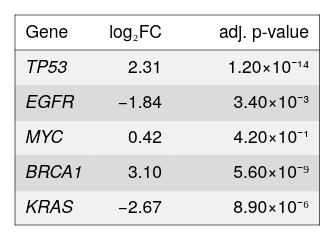

Describe this chart as a Vega-Lite specification.
### Vega-Lite specification from a JSON file in a GitHub repository (floating-point values rounded to 4 significant figures)
{"background": null, "config": {"arc": {"fill": "#DBDBDB", "fillOpacity": 1.0, "innerRadius": 25.0, "padAngle": 0.03, "stroke": "black", "strokeOpacity": 1, "strokeWidth": 0.25}, "area": {"fill": "#DBDBDB", "fillOpacity": 1.0, "stroke": "black", "strokeOpacity": 1, "strokeWidth": 0.25}, "axis": {"domain": true, "domainCap": "round", "domainColor": "black", "domainWidth": 0.25, "grid": false, "gridCap": "round", "gridColor": "#F1F1F1", "gridDash": [0, 0], "gridOpacity": 1.0, "gridWidth": 0.25, "labelColor": "black", "labelFont": "Helvetica Neue", "labelFontSize": 7, "labelFontStyle": "normal", "labelFontWeight": 400, "offset": 4.5, "ticks": true, "tickCap": "round", "tickColor": "black", "tickRound": false, "tickSize": 3, "tickWidth": 0.25, "titleColor": "black", "titleFont": "Helvetica Neue", "titleFontSize": 7, "titleFontStyle": "normal", "titleFontWeight": 400}, "axisX": {"domain": true, "labelAlign": "center", "labelAngle": 0, "labels": true, "ticks": true, "translate": 0}, "axisY": {"domain": true, "labelAlign": "right", "labelAngle": 0, "labels": true, "ticks": true, "translate": 0}, "axisRight": {"domain": true, "labelAlign": "left", "labelAngle": 0, "labels": true, "ticks": true, "translate": 0}, "axisTop": {"domain": true, "labelAlign": "center", "labelAngle": 0, "labels": true, "ticks": true, "translate": 0}, "axisBand": {"tickOffset": 0}, "bar": {"fill": "#DBDBDB", "fillOpacity": 1.0, "stroke": "black", "strokeOpacity": 1, "strokeWidth": 0.25}, "boxplot": {"size": 9.0, "ticks": {"cornerRadius": 0.25, "fill": "black", "opacity": 1, "size": 4.5, "thickness": 0.25}, "box": {"fillOpacity": 1.0, "stroke": "black", "strokeOpacity": 1, "strokeWidth": 0.25}, "median": {"cornerRadius": 0, "fill": "black", "fillOpacity": 1.0, "opacity": 1, "size": 9.0, "thickness": 0.25}, "rule": {"fill": "black", "fillOpacity": 1.0, "size": 10.0, "stroke": "black", "strokeDash": [0, 0], "strokeOpacity": 1, "strokeWidth": 0.25}, "outliers": {"color": "black", "fill": "black", "fillOpacity": 1.0, "size": 0, "stroke": "black", "strokeOpacity": 1, "strokeWidth": 0.25}}, "circle": {"fill": "black", "fillOpacity": 1.0, "size": 0.5, "stroke": null, "strokeOpacity": 1, "strokeWidth": 0.25}, "errorband": {"band": {"fillOpacity": 0.6, "stroke": null, "strokeWidth": 0.25, "strokeOpacity": 1}, "borders": {"opacity": 0, "strokeOpacity": 0.25, "strokeWidth": 1}}, "errorbar": {"opacity": 1, "rule": {"strokeDash": [0, 0], "strokeWidth": 0.25}, "ticks": {"color": "black", "cornerRadius": 0.125, "opacity": 1, "size": 6.0, "thickness": 0.25}, "thickness": 0.25}, "font": "Helvetica Neue", "geoshape": {"fill": "#DBDBDB", "fillOpacity": 1.0, "stroke": "black", "strokeOpacity": 1, "strokeWidth": 0.25}, "header": {"labelColor": "black", "labelFont": "Helvetica Neue", "labelFontSize": 7, "labelFontStyle": "normal", "labelFontWeight": 400, "titleColor": "black", "titleFont": "Helvetica Neue", "titleFontSize": 7, "titleFontStyle": "normal", "titleFontWeight": 400, "titlePadding": 0}, "legend": {"disable": false, "offset": 4.5, "titlePadding": 4, "labelOffset": 2, "gradientLabelOffset": 2, "gradientLength": 50.0, "gradientThickness": 5.0, "gradientOpacity": 1.0, "gradientStrokeColor": "black", "gradientStrokeWidth": 0.25, "labelColor": "black", "labelFont": "Helvetica Neue", "labelFontSize": 7, "labelFontStyle": "normal", "labelFontWeight": 400, "strokeColor": "black", "strokeWidth": 0, "symbolSize": 42, "symbolStrokeColor": "black", "symbolStrokeWidth": 0.25, "titleColor": "black", "titleFont": "Helvetica Neue", "titleFontSize": 7, "titleFontStyle": "normal", "titleFontWeight": 400}, "line": {"color": "black", "stroke": "black", "strokeCap": "round", "strokeDash": [0, 0], "strokeOpacity": 1, "strokeWidth": 0.375}, "point": {"filled": true, "fill": "#DBDBDB", "fillOpacity": 1.0, "size": 5.0, "stroke": "black", "strokeOpacity": 1, "strokeWidth": 0.25}, "range": {"category": ["#C6D9F1", "#F1C9CB", "#FEF0B9", "#CEE37A", "#7AA8E0", "#E589A3", "#FDDD5D", "#68B961", "#4177B1", "#C35082", "#E5C227", "#438156"], "diverging": {"scheme": ["#C35082", "#CE6D94", "#D989A7", "#E2A4BA", "#EABFCE", "#F1DBE2", "#F6F6F6", "#D7E0EB", "#B9CBE0", "#9BB6D5", "#7DA1C9", "#5F8CBD", "#4177B1"]}, "heatmap": {"scheme": ["#32022B", "#43044D", "#4C196E", "#4D338C", "#484DA6", "#3A68BB", "#1D83CA", "#1D9CCB", "#23B5C9", "#28CDC5", "#4DE0B4", "#91EE9F"]}, "ordinal": {"scheme": ["#F1F1F1", "#DBDBDB", "#C6C6C6", "#B2B2B2", "#9D9D9D", "#898989", "#767676", "#636363", "#515151", "#404040", "#2F2F2F", "#1F1F1F"]}, "ramp": {"scheme": ["#32022B", "#43044D", "#4C196E", "#4D338C", "#484DA6", "#3A68BB", "#1D83CA", "#1D9CCB", "#23B5C9", "#28CDC5", "#4DE0B4", "#91EE9F"]}}, "rule": {"color": "black", "stroke": "black", "strokeCap": "round", "strokeDash": [2, 2], "strokeOpacity": 1, "strokeWidth": 0.25}, "scale": {"bandPaddingInner": 0.1, "bandPaddingOuter": 0.1, "round": false}, "rect": {"fill": "#DBDBDB", "fillOpacity": 1.0, "stroke": "black", "strokeOpacity": 1, "strokeWidth": 0.25}, "square": {"fill": "#DBDBDB", "fillOpacity": 1.0, "size": 10.0, "stroke": "black", "strokeOpacity": 1, "strokeWidth": 0.25}, "text": {"color": "black", "font": "Helvetica Neue", "fontSize": 7, "fontStyle": "normal", "fontWeight": 400}, "tick": {"color": "black", "cornerRadius": 0.125, "opacity": 1.0, "size": 9.0, "thickness": 0.25}, "title": {"anchor": "middle", "frame": "group", "color": "black", "font": "Helvetica Neue", "fontSize": 7, "fontStyle": "normal", "fontWeight": 400, "subtitleColor": "black", "subtitleFont": "Helvetica Neue", "subtitleFontSize": "Helvetica Neue", "subtitleFontStyle": "normal", "subtitleFontWeight": 400}, "trail": {"color": "black", "opacity": 1, "size": 0.375}, "view": {"continuousWidth": 100, "continuousHeight": 100, "discreteWidth": 100, "discreteHeight": 100, "fill": null, "stroke": null, "strokeWidth": 0.25}}, "layer": [{"data": {"name": "data-680ea108daf5af24563e4da49a5d090b"}, "mark": {"type": "rect", "fill": "#F1F1F1", "stroke": null, "strokeWidth": 0}, "encoding": {"x": {"value": 0}, "x2": {"value": 29.9}, "y": {"axis": null, "field": "__ytop", "scale": {"domain": [0, 84], "nice": false, "range": [0, 84], "zero": false}, "type": "quantitative"}, "y2": {"field": "__ybot"}}, "transform": [{"window": [{"op": "row_number", "field": "", "as": "__rowidx"}]}, {"calculate": "14 + (datum.__rowidx - 1) * 14", "as": "__ytop"}, {"calculate": "min(14 + datum.__rowidx * 14 + 0.5, 84)", "as": "__ybot"}, {"calculate": "14 + (datum.__rowidx - 0.5) * 14", "as": "__ymid"}, {"filter": "(datum.__rowidx - 1) % 2 == 0"}]}, {"data": {"name": "data-680ea108daf5af24563e4da49a5d090b"}, "mark": {"type": "rect", "fill": "#DBDBDB", "stroke": null, "strokeWidth": 0}, "encoding": {"x": {"value": 0}, "x2": {"value": 29.9}, "y": {"axis": null, "field": "__ytop", "scale": {"domain": [0, 84], "nice": false, "range": [0, 84], "zero": false}, "type": "quantitative"}, "y2": {"field": "__ybot"}}, "transform": [{"window": [{"op": "row_number", "field": "", "as": "__rowidx"}]}, {"calculate": "14 + (datum.__rowidx - 1) * 14", "as": "__ytop"}, {"calculate": "min(14 + datum.__rowidx * 14 + 0.5, 84)", "as": "__ybot"}, {"calculate": "14 + (datum.__rowidx - 0.5) * 14", "as": "__ymid"}, {"filter": "(datum.__rowidx - 1) % 2 == 1"}]}, {"data": {"name": "data-680ea108daf5af24563e4da49a5d090b"}, "mark": {"type": "rect", "fill": "#F1F1F1", "stroke": null, "strokeWidth": 0}, "encoding": {"x": {"value": 29.4}, "x2": {"value": 63.5}, "y": {"axis": null, "field": "__ytop", "scale": {"domain": [0, 84], "nice": false, "range": [0, 84], "zero": false}, "type": "quantitative"}, "y2": {"field": "__ybot"}}, "transform": [{"window": [{"op": "row_number", "field": "", "as": "__rowidx"}]}, {"calculate": "14 + (datum.__rowidx - 1) * 14", "as": "__ytop"}, {"calculate": "min(14 + datum.__rowidx * 14 + 0.5, 84)", "as": "__ybot"}, {"calculate": "14 + (datum.__rowidx - 0.5) * 14", "as": "__ymid"}, {"filter": "(datum.__rowidx - 1) % 2 == 0"}]}, {"data": {"name": "data-680ea108daf5af24563e4da49a5d090b"}, "mark": {"type": "rect", "fill": "#DBDBDB", "stroke": null, "strokeWidth": 0}, "encoding": {"x": {"value": 29.4}, "x2": {"value": 63.5}, "y": {"axis": null, "field": "__ytop", "scale": {"domain": [0, 84], "nice": false, "range": [0, 84], "zero": false}, "type": "quantitative"}, "y2": {"field": "__ybot"}}, "transform": [{"window": [{"op": "row_number", "field": "", "as": "__rowidx"}]}, {"calculate": "14 + (datum.__rowidx - 1) * 14", "as": "__ytop"}, {"calculate": "min(14 + datum.__rowidx * 14 + 0.5, 84)", "as": "__ybot"}, {"calculate": "14 + (datum.__rowidx - 0.5) * 14", "as": "__ymid"}, {"filter": "(datum.__rowidx - 1) % 2 == 1"}]}, {"data": {"name": "data-680ea108daf5af24563e4da49a5d090b"}, "mark": {"type": "rect", "fill": "#F1F1F1", "stroke": null, "strokeWidth": 0}, "encoding": {"x": {"value": 63.0}, "x2": {"value": 121.8}, "y": {"axis": null, "field": "__ytop", "scale": {"domain": [0, 84], "nice": false, "range": [0, 84], "zero": false}, "type": "quantitative"}, "y2": {"field": "__ybot"}}, "transform": [{"window": [{"op": "row_number", "field": "", "as": "__rowidx"}]}, {"calculate": "14 + (datum.__rowidx - 1) * 14", "as": "__ytop"}, {"calculate": "min(14 + datum.__rowidx * 14 + 0.5, 84)", "as": "__ybot"}, {"calculate": "14 + (datum.__rowidx - 0.5) * 14", "as": "__ymid"}, {"filter": "(datum.__rowidx - 1) % 2 == 0"}]}, {"data": {"name": "data-680ea108daf5af24563e4da49a5d090b"}, "mark": {"type": "rect", "fill": "#DBDBDB", "stroke": null, "strokeWidth": 0}, "encoding": {"x": {"value": 63.0}, "x2": {"value": 121.8}, "y": {"axis": null, "field": "__ytop", "scale": {"domain": [0, 84], "nice": false, "range": [0, 84], "zero": false}, "type": "quantitative"}, "y2": {"field": "__ybot"}}, "transform": [{"window": [{"op": "row_number", "field": "", "as": "__rowidx"}]}, {"calculate": "14 + (datum.__rowidx - 1) * 14", "as": "__ytop"}, {"calculate": "min(14 + datum.__rowidx * 14 + 0.5, 84)", "as": "__ybot"}, {"calculate": "14 + (datum.__rowidx - 0.5) * 14", "as": "__ymid"}, {"filter": "(datum.__rowidx - 1) % 2 == 1"}]}, {"data": {"values": [{"__dysonsphere__": 1}]}, "mark": {"type": "rule", "color": "black", "strokeDash": [0, 0], "strokeWidth": 0.25}, "encoding": {"x": {"value": 0}, "x2": {"value": 121.8}, "y": {"value": 14}}}, {"data": {"values": [{"__dysonsphere__": 1}]}, "mark": {"type": "rule", "color": "black", "strokeDash": [0, 0], "strokeWidth": 0.25}, "encoding": {"x": {"value": 0}, "x2": {"value": 121.8}, "y": {"value": 0}}}, {"data": {"values": [{"__dysonsphere__": 1}]}, "mark": {"type": "rule", "color": "black", "strokeDash": [0, 0], "strokeWidth": 0.25}, "encoding": {"x": {"value": 0}, "x2": {"value": 121.8}, "y": {"value": 84}}}, {"data": {"values": [{"__dysonsphere__": 1}]}, "mark": {"type": "rule", "color": "black", "strokeDash": [0, 0], "strokeWidth": 0.25}, "encoding": {"x": {"value": 0}, "y": {"value": 0}, "y2": {"value": 84}}}, {"data": {"values": [{"__dysonsphere__": 1}]}, "mark": {"type": "rule", "color": "black", "strokeDash": [0, 0], "strokeWidth": 0.25}, "encoding": {"x": {"value": 121.8}, "y": {"value": 0}, "y2": {"value": 84}}}, {"data": {"name": "data-680ea108daf5af24563e4da49a5d090b"}, "mark": {"type": "text", "align": "left", "baseline": "middle", "fontSize": 7, "fontStyle": "italic"}, "encoding": {"text": {"field": "gene", "type": "nominal"}, "x": {"value": 4.2}, "y": {"axis": null, "field": "__ymid", "scale": {"domain": [0, 84], "nice": false, "range": [0, 84], "zero": false}, "type": "quantitative"}}, "transform": [{"window": [{"op": "row_number", "field": "", "as": "__rowidx"}]}, {"calculate": "14 + (datum.__rowidx - 1) * 14", "as": "__ytop"}, {"calculate": "min(14 + datum.__rowidx * 14 + 0.5, 84)", "as": "__ybot"}, {"calculate": "14 + (datum.__rowidx - 0.5) * 14", "as": "__ymid"}]}, {"data": {"name": "data-680ea108daf5af24563e4da49a5d090b"}, "mark": {"type": "text", "align": "right", "baseline": "middle", "fontSize": 7}, "encoding": {"text": {"field": "log2FC", "format": ".2f", "type": "quantitative"}, "x": {"value": 58.8}, "y": {"axis": null, "field": "__ymid", "scale": {"domain": [0, 84], "nice": false, "range": [0, 84], "zero": false}, "type": "quantitative"}}, "transform": [{"window": [{"op": "row_number", "field": "", "as": "__rowidx"}]}, {"calculate": "14 + (datum.__rowidx - 1) * 14", "as": "__ytop"}, {"calculate": "min(14 + datum.__rowidx * 14 + 0.5, 84)", "as": "__ybot"}, {"calculate": "14 + (datum.__rowidx - 0.5) * 14", "as": "__ymid"}]}, {"data": {"name": "data-680ea108daf5af24563e4da49a5d090b"}, "mark": {"type": "text", "align": "right", "baseline": "middle", "fontSize": 7}, "encoding": {"text": {"field": "__fmt_2", "type": "nominal"}, "x": {"value": 117.6}, "y": {"axis": null, "field": "__ymid", "scale": {"domain": [0, 84], "nice": false, "range": [0, 84], "zero": false}, "type": "quantitative"}}, "transform": [{"window": [{"op": "row_number", "field": "", "as": "__rowidx"}]}, {"calculate": "14 + (datum.__rowidx - 1) * 14", "as": "__ytop"}, {"calculate": "min(14 + datum.__rowidx * 14 + 0.5, 84)", "as": "__ybot"}, {"calculate": "14 + (datum.__rowidx - 0.5) * 14", "as": "__ymid"}, {"calculate": "(datum['padj'] == null || datum['padj'] == 0 ? '0' : (datum['padj'] < 0 ? '−' : '') + format(abs(datum['padj'])/pow(10,floor((log(abs(datum['padj']))/log(10)))), '.2f') + '×10' + (floor((log(abs(datum['padj']))/log(10))) < 0 ? '⁻' : '') + (abs(floor((log(abs(datum['padj']))/log(10)))) >= 10 ? '⁰¹²³⁴⁵⁶⁷⁸⁹'[floor(abs(floor((log(abs(datum['padj']))/log(10))))/10)] + '⁰¹²³⁴⁵⁶⁷⁸⁹'[abs(floor((log(abs(datum['padj']))/log(10))))%10] : '⁰¹²³⁴⁵⁶⁷⁸⁹'[abs(floor((log(abs(datum['padj']))/log(10))))]))", "as": "__fmt_2"}]}, {"data": {"values": [{"__dysonsphere__": 1}]}, "mark": {"type": "text", "align": "left", "baseline": "middle", "fontSize": 7, "fontStyle": "bold"}, "encoding": {"text": {"value": "Gene"}, "x": {"value": 4.2}, "y": {"value": 7.0}}}, {"data": {"values": [{"__dysonsphere__": 1}]}, "mark": {"type": "text", "align": "right", "baseline": "middle", "fontSize": 7, "fontStyle": "bold"}, "encoding": {"text": {"value": "log₂FC"}, "x": {"value": 58.8}, "y": {"value": 7.0}}}, {"data": {"values": [{"__dysonsphere__": 1}]}, "mark": {"type": "text", "align": "right", "baseline": "middle", "fontSize": 7, "fontStyle": "bold"}, "encoding": {"text": {"value": "adj. p-value"}, "x": {"value": 117.6}, "y": {"value": 7.0}}}], "height": 84, "resolve": {"scale": {"color": "independent"}}, "view": {"fill": null, "stroke": null}, "width": 121.8, "$schema": "https://vega.github.io/schema/vega-lite/v6.4.1.json", "datasets": {"data-680ea108daf5af24563e4da49a5d090b": [{"gene": "TP53", "log2FC": 2.31, "padj": 1.2e-14}, {"gene": "EGFR", "log2FC": -1.84, "padj": 0.0034}, {"gene": "MYC", "log2FC": 0.42, "padj": 0.42}, {"gene": "BRCA1", "log2FC": 3.1, "padj": 5.6e-09}, {"gene": "KRAS", "log2FC": -2.67, "padj": 8.9e-06}]}}
